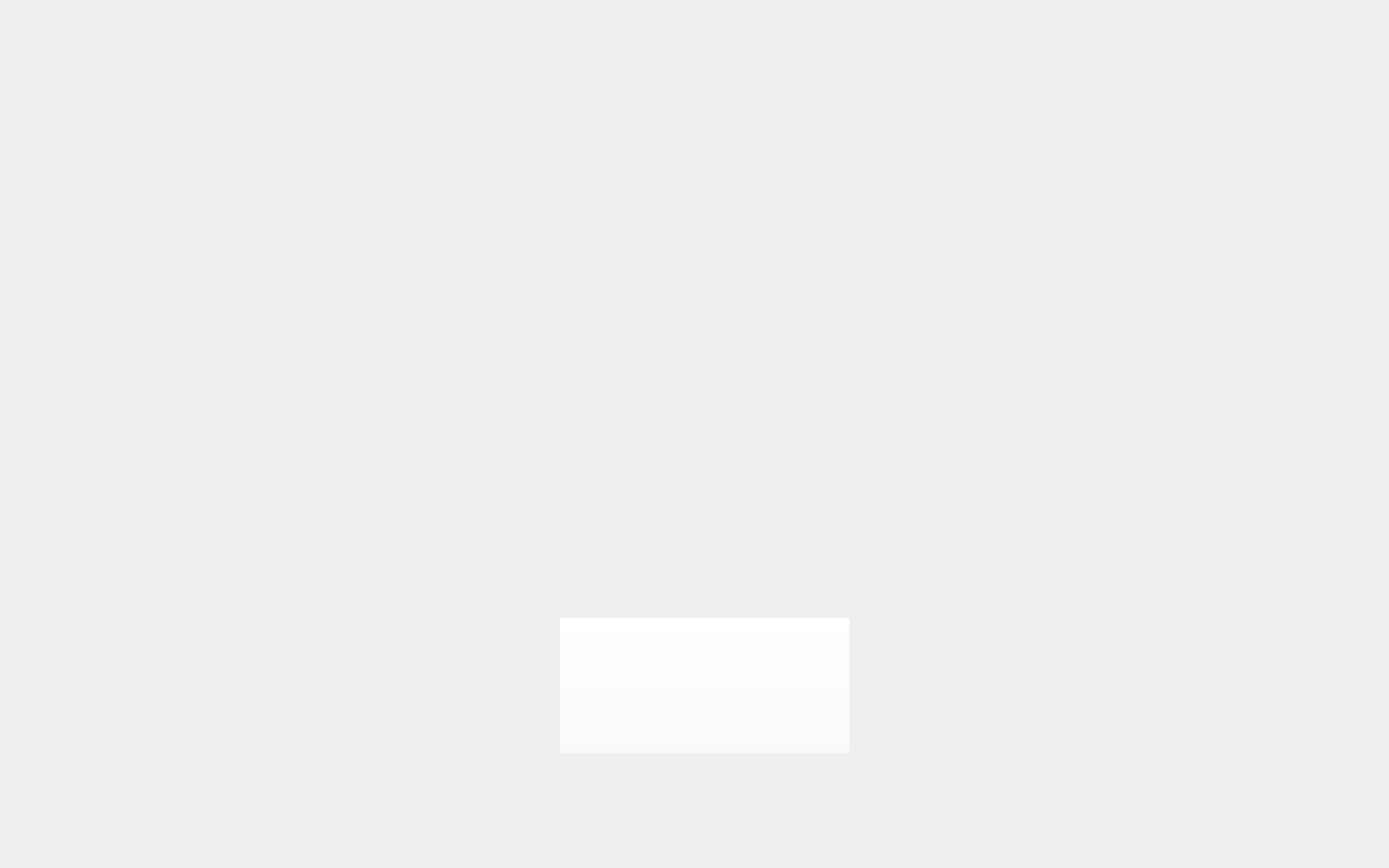
<?xml version="1.0" encoding="UTF-8"?>
<ui version="4.0">
 <class>start_game</class>
 <widget class="QWidget" name="start_game">
  <property name="geometry">
   <rect>
    <x>0</x>
    <y>0</y>
    <width>1440</width>
    <height>900</height>
   </rect>
  </property>
  <property name="windowTitle">
   <string>Form</string>
  </property>
  <property name="autoFillBackground">
   <bool>false</bool>
  </property>
  <property name="styleSheet">
   <string notr="true">QWidget#start_game{
    background-image:  url(:/resource/background/start_game_background.jpg);
    background-repeat: no-repeat;
    background-position: center;
    background-size: 100% 100%;
}</string>
  </property>
  <widget class="QPushButton" name="pushButton">
   <property name="geometry">
    <rect>
     <x>580</x>
     <y>640</y>
     <width>301</width>
     <height>141</height>
    </rect>
   </property>
   <property name="autoFillBackground">
    <bool>false</bool>
   </property>
   <property name="styleSheet">
    <string notr="true">image: url(:/resource/button/start_game.png);
background-color: rgba(255, 255, 255, 0);</string>
   </property>
   <property name="text">
    <string/>
   </property>
  </widget>
 </widget>
 <resources/>
 <connections/>
</ui>
